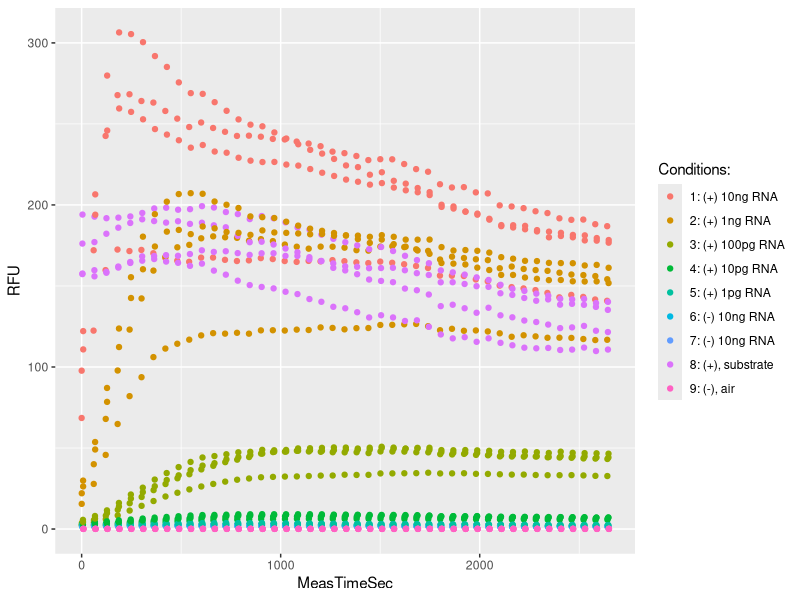
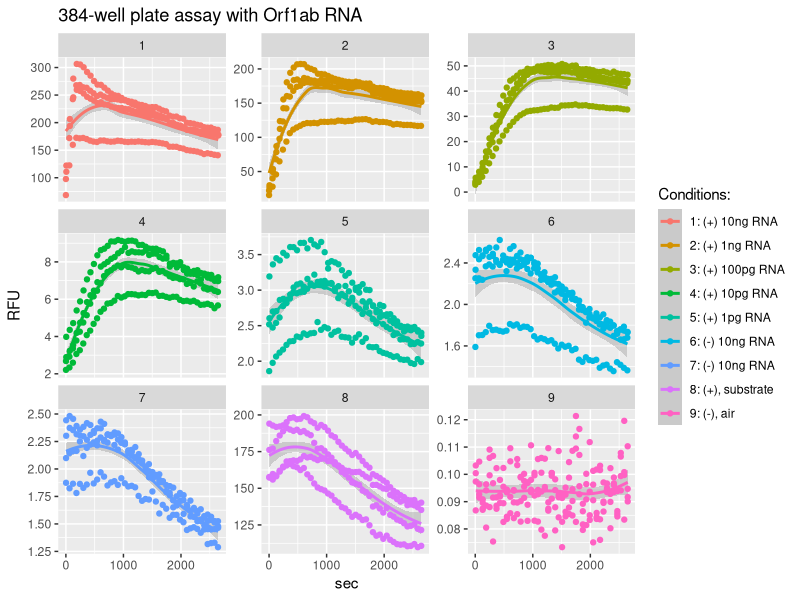
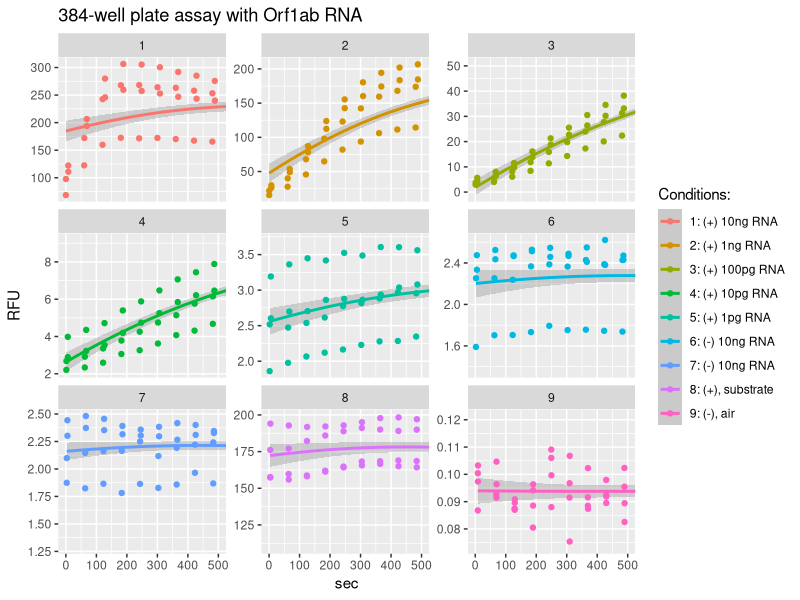

The R source for these figures, in order:
## ---- chunk 1
knitr::opts_chunk$set(echo = TRUE)
## ---- chunk 2
library("dplyr")
library("ggplot2")
## ---- chunk 3
## read in raw data and some annotation
raw <- read.delim("data/200626_dilutions_Orf1ab2020-06-26T204241.txt", stringsAsFactors = FALSE)
colnames(raw)
## ---- chunk 4
title  <- "384-well plate assay with Orf1ab RNA"
name <- "Conditions:"
IDs <- as.character(seq(1:9))
labels <-  c("(+) 10ng RNA",
            "(+) 1ng RNA",
            "(+) 100pg RNA",
            "(+) 10pg RNA",
            "(+) 1pg RNA",
            "(-) 10ng RNA",
            "(-) 10ng RNA",
            "(+), substrate",
            "(-), air")
labels <- paste(IDs, labels, sep=": ")
labels
## ---- chunk 5
## calculation of target RNA concentraion 
ng <- c(10,1,0.1,0.01,0.001)
nmol <- ng/53000
pM <- 1e9*nmol/25  #nmol/ul...umol/ml...mmol/l...mM...x1e9=>pM
cop <- nmol/1E9*6E23


ng <- formatC(ng,format = "g", digits = 3)
nmol <- formatC(nmol,format = "e", digits = 1)
pM <- formatC(pM,format = "g", digits = 1)
cop <- formatC(cop,format = "e", digits = 0)

## per reaction
data.frame("ng"=ng,"nmol"=nmol,"pM"=pM,"copy number"=cop)
## ---- chunk 6
#' remove 'X' column
raw <- raw[,1:10]
#' change names
colnames(raw)[7]
colnames(raw)[7] <- "MeasTimeSec"

#' parse 'Sample' to obtain sample number 'SampleNo'
raw$SampleNo <- substr(raw$Sample,1,regexpr(' ', raw$Sample)-1)

#' in the same way extract replicate number - 'RepNo'
raw$RepNo <- substr(raw$Sample,regexpr(' ', raw$Sample)+1, regexpr('/', raw$Sample)-1)

#' remove white space from 'Well' sting
raw$Well<- substr(raw$Well, 2, regexpr('$', raw$Well))

#' convert SampleNo to factor in order it to sort nicely in ggplots
raw$SampleNo <- as.factor(raw$SampleNo)
raw$SampleNo <- factor(raw$SampleNo, IDs) 
unique(raw$SampleNo)
## ---- chunk 7
# Selected (cleaned) data contains only columns needed for plotting
# Well, Sample, SampleNo, RepNo, MeasTimeSec, RFU
colnames(raw)
df <- raw[,c(3,6,7,8,11,12)] 
head(df) 
# str(df)
# there should be no missing values
table(is.na(df))
## ---- chunk 8
# all the data
# plot(x=raw$MeasTimeSec,y=raw$RFU)

# colour by samples
ggplot(data = df) +
  aes(x = MeasTimeSec, y=RFU) +
  geom_point(aes(color=SampleNo)) +
  scale_color_discrete(name=name, breaks=IDs, labels=labels)

## ---- chunk 9
## LOESS regression,
p <- ggplot(data = df) + 
  aes(x = MeasTimeSec, y=RFU) +
  geom_smooth(aes(color=SampleNo)) +
  geom_point(aes(colour=SampleNo))

## Panel of plots fixed scale
p+facet_wrap(~SampleNo, scales = "free_y") +
  #coord_cartesian(xlim = c(0,500)) +
  labs(title = title, x = "sec", y = "RFU") +
  scale_colour_discrete(name=name, breaks=IDs, labels=labels)
## Panel of plots zoomed
p+facet_wrap(~SampleNo, scales = "free_y") +
  coord_cartesian(xlim = c(0,500)) +
  labs(title = title, x = "sec", y = "RFU") +
  scale_colour_discrete(name=name, breaks=IDs, labels=labels)

# ## All conditions together
#   p + labs(title = title, x = "sec",   y = "RFU", color = "Legend Title\n") +
#   #coord_cartesian(xlim = c(0,1000)) +
#   scale_colour_discrete(name=name, breaks=IDs, labels=labels)


